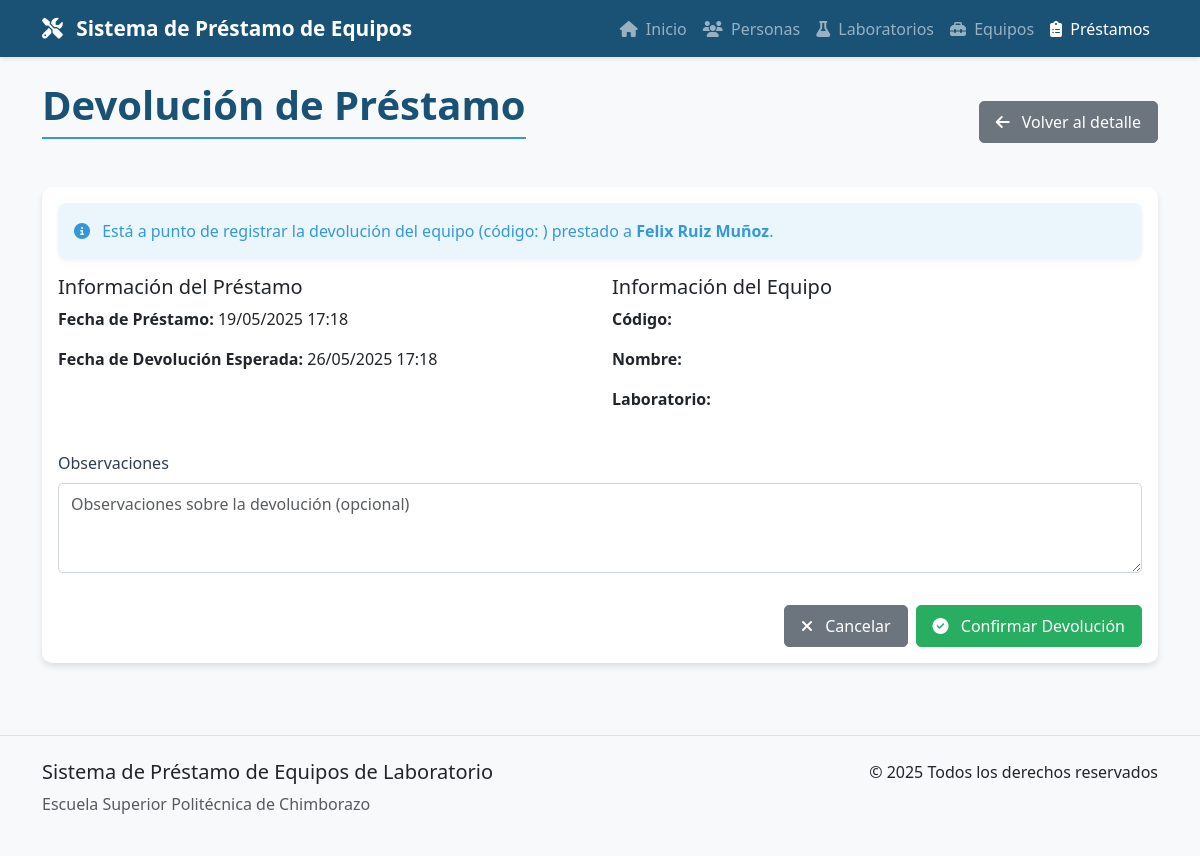
The app's page /prestamos/5/devolver/ with its own data.
### prestamos/models.py (models this page shows, shortened)
class Prestamo(models.Model):
    ESTADO_CHOICES = [
        ('PRESTADO', 'Prestado'),
        ('DEVUELTO', 'Devuelto'),
        ('DEVUELTO_PARCIAL', 'Devuelto Parcialmente'),
        ('RETRASADO', 'Retrasado'),
    ]
    persona = models.ForeignKey(Persona, on_delete=models.CASCADE, related_name="prestamos", verbose_name="Persona")
    fecha_prestamo = models.DateTimeField(auto_now_add=True, verbose_name="Fecha de Préstamo")
    fecha_devolucion_esperada = models.DateTimeField(verbose_name="Fecha de Devolución Esperada")
    estado = models.CharField(max_length=20, choices=ESTADO_CHOICES, default='PRESTADO', verbose_name="Estado")
    observaciones = models.TextField(blank=True, null=True, verbose_name="Observaciones")
    equipo = models.ForeignKey(Equipo, on_delete=models.CASCADE, related_name="prestamos_antiguos",
                              verbose_name="Equipo (Deprecado)", null=True, blank=True)
    fecha_devolucion_real = models.DateTimeField(blank=True, null=True, verbose_name="Fecha de Devolución Real")
    class Meta:
        verbose_name = "Préstamo"
        verbose_name_plural = "Préstamos"
        ordering = ['-fecha_prestamo']

class Persona(models.Model):
    CARRERA_CHOICES = [
        ('INDUSTRIAL', 'Ingeniería Industrial'),
        ('MECANICA', 'Ingeniería Mecánica'),
        ('MANTENIMIENTO', 'Ingeniería en Mantenimiento Industrial'),
        ('AUTOMOTRIZ', 'Ingeniería Automotriz'),
        ('PROFESOR', 'Profesor'),
    ]
    nombre = models.CharField(max_length=100, verbose_name="Nombre Completo")
    cedula = models.CharField(max_length=15, unique=True, verbose_name="Número de Cédula")
    codigo_institucional = models.CharField(max_length=20, blank=True, null=True, verbose_name="Código Institucional")
    carrera = models.CharField(max_length=20, choices=CARRERA_CHOICES, verbose_name="Carrera")
    fecha_registro = models.DateTimeField(auto_now_add=True, verbose_name="Fecha de Registro")
    class Meta:
        verbose_name = "Persona"
        verbose_name_plural = "Personas"
        ordering = ['nombre']

### prestamos/views.py (the view)
# urls.py: path('prestamos/<int:pk>/devolver/', views.devolver_prestamo, name='devolver_prestamo'),
def devolver_prestamo(request, pk):
    prestamo = get_object_or_404(Prestamo, pk=pk)
    if prestamo.estado == 'DEVUELTO':
        messages.error(request, 'Este préstamo ya ha sido devuelto completamente.')
        return redirect('prestamo_detail', pk=prestamo.pk)
    if request.method == 'POST':
        form = DevolucionForm(request.POST)
        if form.is_valid():
            detalles = prestamo.detalles.filter(estado='PRESTADO')
            for detalle in detalles:
                detalle.estado = 'DEVUELTO'
                detalle.fecha_devolucion_real = timezone.now()
                detalle.observaciones = form.cleaned_data.get('observaciones')
                detalle.save()
            messages.success(request, 'Todos los equipos han sido devueltos correctamente.')
            return redirect('prestamo_detail', pk=prestamo.pk)
    else:
        form = DevolucionForm()
    return render(request, 'prestamos/devolver_prestamo.html', {
        'form': form,
        'prestamo': prestamo
    })

### prestamos/forms.py
class DevolucionForm(forms.ModelForm):
    class Meta:
        model = Prestamo
        fields = ['observaciones']
        widgets = {
            'observaciones': forms.Textarea(attrs={'class': 'form-control', 'rows': 3, 'placeholder': 'Observaciones sobre la devolución (opcional)'}),
        }

### templates/prestamos/devolver_prestamo.html (shortened to what this page needs)
{% extends 'base.html' %}
{% load static %}
{% load crispy_forms_tags %}
{% block page_title %}Devolución de Préstamo{% endblock %}
{% block page_actions %}
<a href="{% url 'prestamo_detail' prestamo.id %}" class="btn btn-secondary">
    <i class="fas fa-arrow-left me-2"></i> Volver al detalle
</a>
{% endblock %}
{% block content %}
<div class="card">
    <div class="card-body">
        <div class="alert alert-info">
            <i class="fas fa-info-circle me-2"></i> Está a punto de registrar la devolución del equipo  (código: ) prestado a <strong>{{ prestamo.persona.nombre }}</strong>.
        </div>
        <div class="row mb-4">
            <div class="col-md-6">
                <h5>Información del Préstamo</h5>
                <p><strong>Fecha de Préstamo:</strong> {{ prestamo.fecha_prestamo|date:"d/m/Y H:i" }}</p>
                <p><strong>Fecha de Devolución Esperada:</strong> {{ prestamo.fecha_devolucion_esperada|date:"d/m/Y H:i" }}</p>
            </div>
            <div class="col-md-6">
                <h5>Información del Equipo</h5>
                <p><strong>Código:</strong> {{ prestamo.equipo.codigo }}</p>
                <p><strong>Nombre:</strong> {{ prestamo.equipo.nombre }}</p>
                <p><strong>Laboratorio:</strong> {{ prestamo.equipo.laboratorio.nombre }}</p>
            </div>
        </div>
        <form method="post" novalidate>
            <div class="row">
                <div class="col-md-12">
                    {{ form|crispy }}
                </div>
            </div>
            <div class="d-flex justify-content-end mt-3">
                <a href="{% url 'prestamo_detail' prestamo.id %}" class="btn btn-secondary me-2">
                    <i class="fas fa-times me-2"></i> Cancelar
                </a>
                <button type="submit" class="btn btn-success">
                    <i class="fas fa-check-circle me-2"></i> Confirmar Devolución
                </button>
            </div>
        </form>
    </div>
</div>
{% endblock %}

### static/css/main.css (style rules this page uses)
:root { --primary-color: #1a5276; --secondary-color: #2874a6; --accent-color: #3498db; --success-color: #27ae60; --warning-color: #f39c12; --danger-color: #c0392b; --light-color: #ecf0f1; --dark-color: #2c3e50; --gray-color: #95a5a6; }
body { font-family: 'Segoe UI', Tahoma, Geneva, Verdana, sans-serif; display: flex; flex-direction: column; min-height: 100vh; background-color: #f8f9fa; }
.card { border: none; border-radius: 10px; box-shadow: 0 4px 6px rgba(0, 0, 0, 0.1); transition: transform 0.3s ease, box-shadow 0.3s ease; margin-bottom: 1.5rem; }
.btn { border-radius: 5px; font-weight: 500; padding: 0.5rem 1rem; transition: all 0.3s ease; }
.btn-success { background-color: var(--success-color); border-color: var(--success-color); }
.form-control, .form-select { border-radius: 5px; border: 1px solid #ced4da; padding: 0.5rem 0.75rem; transition: border-color 0.3s ease, box-shadow 0.3s ease; }
.form-label { font-weight: 500; color: var(--dark-color); }
.alert { border-radius: 8px; border: none; box-shadow: 0 2px 4px rgba(0, 0, 0, 0.05); }
.alert-info { background-color: rgba(52, 152, 219, 0.1); color: var(--accent-color); }

### records on screen
Prestamo: persona.nombre "Felix Ruiz Muñoz", fecha_prestamo "19/05/2025 17:18", fecha_devolucion_esperada "26/05/2025 17:18"
